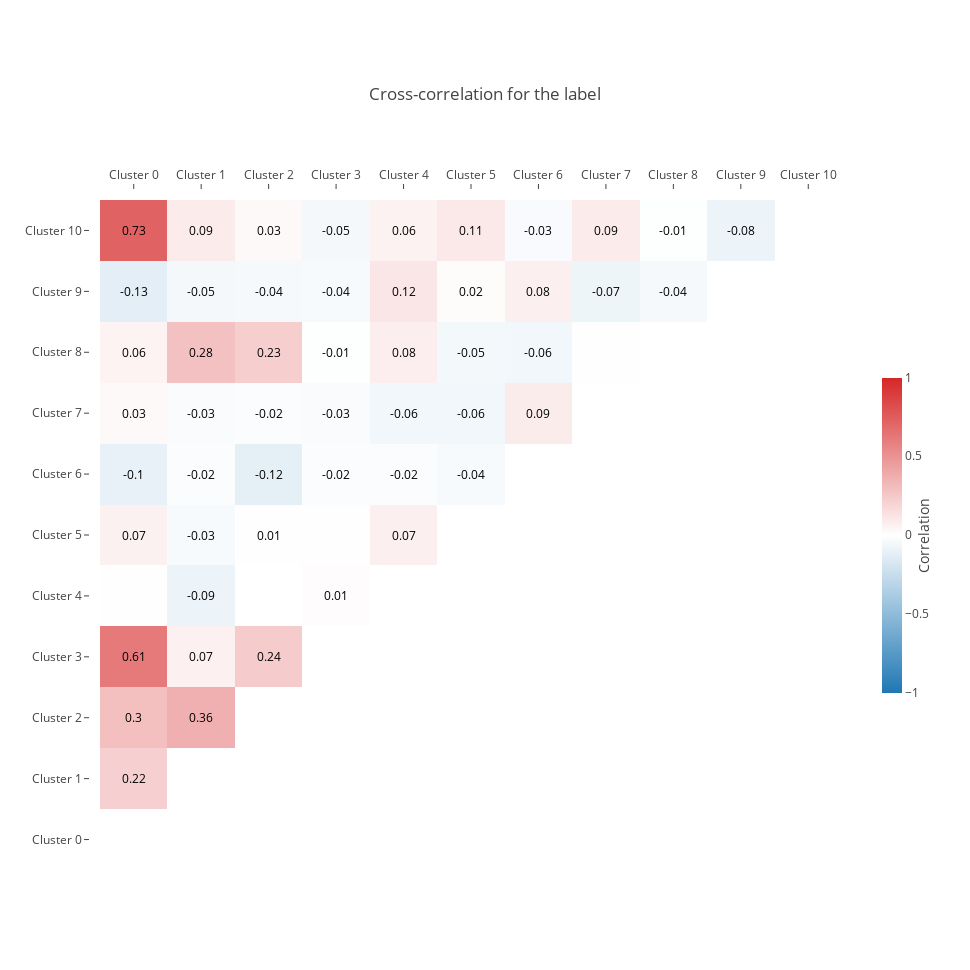
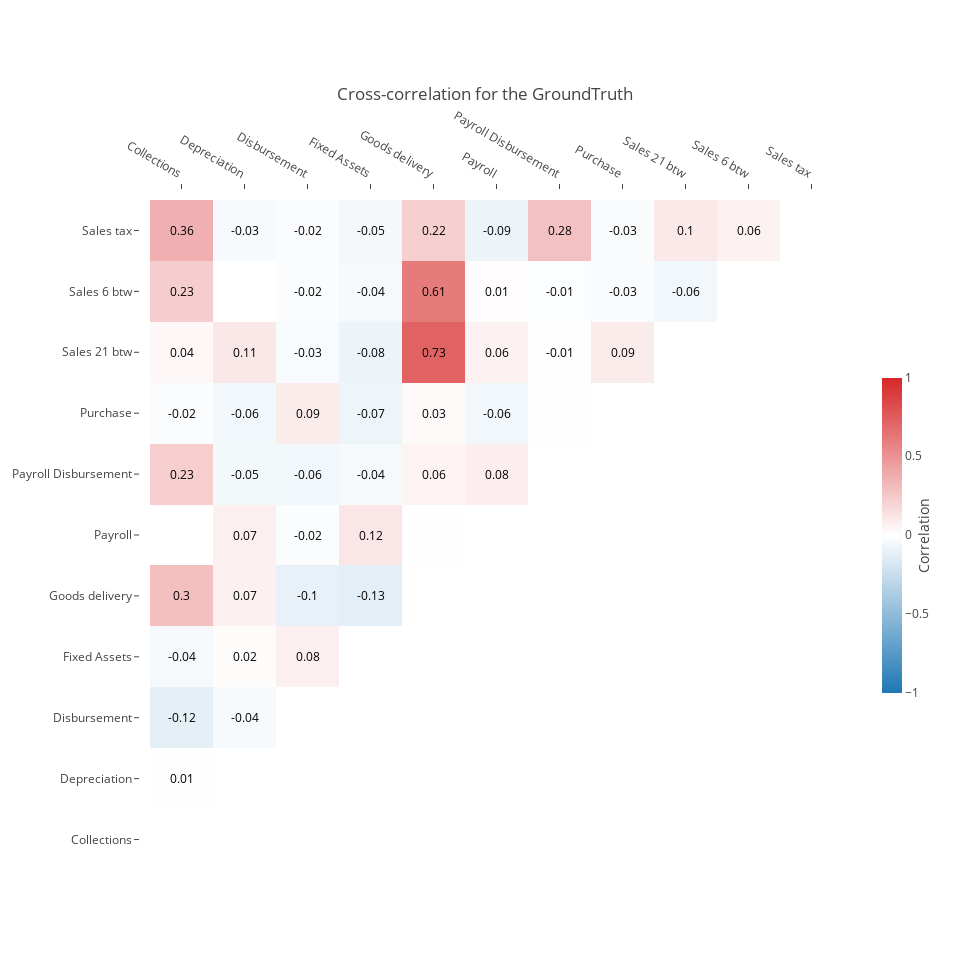

Notebook code cell kept with these figures, in order:
### Code cell
correlationMatrix(df_all, on="label", agg_period="D", interactive=True)
correlationMatrix(df_all, on="GroundTruth", agg_period="D", interactive=True)

### Figure 1 — Plotly figure (JSON) as saved in the notebook; plotly's stock layout.template omitted (floating-point values rounded to 4 significant figures)
{"data": [{"colorbar": {"len": 0.5, "outlinewidth": 0, "thickness": 20, "title": {"side": "right", "text": "\n \n Correlation"}, "xpad": 25}, "colorscale": [[0, "rgb(31, 119, 180)"], [0.5, "rgb(255,255,255)"], [1, "rgb(214, 39, 40)"]], "showscale": true, "type": "heatmap", "uid": "c9680780-1e16-4b63-a1a5-33a04a89c20f", "x": ["Cluster 0", "Cluster 1", "Cluster 2", "Cluster 3", "Cluster 4", "Cluster 5", "Cluster 6", "Cluster 7", "Cluster 8", "Cluster 9", "Cluster 10"], "y": ["Cluster 0", "Cluster 1", "Cluster 2", "Cluster 3", "Cluster 4", "Cluster 5", "Cluster 6", "Cluster 7", "Cluster 8", "Cluster 9", "Cluster 10"], "z": [[0, 0, 0, 0, 0, 0, 0, 0, 0, 0, 0], [0.2153, 0, 0, 0, 0, 0, 0, 0, 0, 0, 0], [0.2958, 0.3642, 0, 0, 0, 0, 0, 0, 0, 0, 0], [0.6146, 0.07139, 0.2401, 0, 0, 0, 0, 0, 0, 0, 0], [0.00458, -0.08598, 0.002242, 0.0133, 0, 0, 0, 0, 0, 0, 0], [0.06608, -0.03448, 0.005003, 0.002595, 0.07497, 0, 0, 0, 0, 0, 0], [-0.1034, -0.01972, -0.1184, -0.01965, -0.02261, -0.03645, 0, 0, 0, 0, 0], [0.02856, -0.02691, -0.02007, -0.02875, -0.0577, -0.05887, 0.08963, 0, 0, 0, 0], [0.05513, 0.2849, 0.2279, -0.007573, 0.07751, -0.05469, -0.06076, 0.002469, 0, 0, 0], [-0.1254, -0.04942, -0.0444, -0.04005, 0.1155, 0.01804, 0.07572, -0.07401, -0.04085, 0, 0], [0.7288, 0.09259, 0.02685, -0.04957, 0.06112, 0.1076, -0.03313, 0.09172, -0.008715, -0.08413, 0]], "zmax": 1, "zmid": 0, "zmin": -1}], "layout": {"annotations": [{"font": {"color": "Black"}, "showarrow": false, "text": "", "x": "Cluster 0", "xref": "x", "y": "Cluster 0", "yref": "y"}, {"font": {"color": "Black"}, "showarrow": false, "text": "", "x": "Cluster 1", "xref": "x", "y": "Cluster 0", "yref": "y"}, {"font": {"color": "Black"}, "showarrow": false, "text": "", "x": "Cluster 2", "xref": "x", "y": "Cluster 0", "yref": "y"}, {"font": {"color": "Black"}, "showarrow": false, "text": "", "x": "Cluster 3", "xref": "x", "y": "Cluster 0", "yref": "y"}, {"font": {"color": "Black"}, "showarrow": false, "text": "", "x": "Cluster 4", "xref": "x", "y": "Cluster 0", "yref": "y"}, {"font": {"color": "Black"}, "showarrow": false, "text": "", "x": "Cluster 5", "xref": "x", "y": "Cluster 0", "yref": "y"}, {"font": {"color": "Black"}, "showarrow": false, "text": "", "x": "Cluster 6", "xref": "x", "y": "Cluster 0", "yref": "y"}, {"font": {"color": "Black"}, "showarrow": false, "text": "", "x": "Cluster 7", "xref": "x", "y": "Cluster 0", "yref": "y"}, {"font": {"color": "Black"}, "showarrow": false, "text": "", "x": "Cluster 8", "xref": "x", "y": "Cluster 0", "yref": "y"}, {"font": {"color": "Black"}, "showarrow": false, "text": "", "x": "Cluster 9", "xref": "x", "y": "Cluster 0", "yref": "y"}, {"font": {"color": "Black"}, "showarrow": false, "text": "", "x": "Cluster 10", "xref": "x", "y": "Cluster 0", "yref": "y"}, {"font": {"color": "Black"}, "showarrow": false, "text": "0.22", "x": "Cluster 0", "xref": "x", "y": "Cluster 1", "yref": "y"}, {"font": {"color": "Black"}, "showarrow": false, "text": "", "x": "Cluster 1", "xref": "x", "y": "Cluster 1", "yref": "y"}, {"font": {"color": "Black"}, "showarrow": false, "text": "", "x": "Cluster 2", "xref": "x", "y": "Cluster 1", "yref": "y"}, {"font": {"color": "Black"}, "showarrow": false, "text": "", "x": "Cluster 3", "xref": "x", "y": "Cluster 1", "yref": "y"}, {"font": {"color": "Black"}, "showarrow": false, "text": "", "x": "Cluster 4", "xref": "x", "y": "Cluster 1", "yref": "y"}, {"font": {"color": "Black"}, "showarrow": false, "text": "", "x": "Cluster 5", "xref": "x", "y": "Cluster 1", "yref": "y"}, {"font": {"color": "Black"}, "showarrow": false, "text": "", "x": "Cluster 6", "xref": "x", "y": "Cluster 1", "yref": "y"}, {"font": {"color": "Black"}, "showarrow": false, "text": "", "x": "Cluster 7", "xref": "x", "y": "Cluster 1", "yref": "y"}, {"font": {"color": "Black"}, "showarrow": false, "text": "", "x": "Cluster 8", "xref": "x", "y": "Cluster 1", "yref": "y"}, {"font": {"color": "Black"}, "showarrow": false, "text": "", "x": "Cluster 9", "xref": "x", "y": "Cluster 1", "yref": "y"}, {"font": {"color": "Black"}, "showarrow": false, "text": "", "x": "Cluster 10", "xref": "x", "y": "Cluster 1", "yref": "y"}, {"font": {"color": "Black"}, "showarrow": false, "text": "0.3", "x": "Cluster 0", "xref": "x", "y": "Cluster 2", "yref": "y"}, {"font": {"color": "Black"}, "showarrow": false, "text": "0.36", "x": "Cluster 1", "xref": "x", "y": "Cluster 2", "yref": "y"}, {"font": {"color": "Black"}, "showarrow": false, "text": "", "x": "Cluster 2", "xref": "x", "y": "Cluster 2", "yref": "y"}, {"font": {"color": "Black"}, "showarrow": false, "text": "", "x": "Cluster 3", "xref": "x", "y": "Cluster 2", "yref": "y"}, {"font": {"color": "Black"}, "showarrow": false, "text": "", "x": "Cluster 4", "xref": "x", "y": "Cluster 2", "yref": "y"}, {"font": {"color": "Black"}, "showarrow": false, "text": "", "x": "Cluster 5", "xref": "x", "y": "Cluster 2", "yref": "y"}, {"font": {"color": "Black"}, "showarrow": false, "text": "", "x": "Cluster 6", "xref": "x", "y": "Cluster 2", "yref": "y"}, {"font": {"color": "Black"}, "showarrow": false, "text": "", "x": "Cluster 7", "xref": "x", "y": "Cluster 2", "yref": "y"}, {"font": {"color": "Black"}, "showarrow": false, "text": "", "x": "Cluster 8", "xref": "x", "y": "Cluster 2", "yref": "y"}, {"font": {"color": "Black"}, "showarrow": false, "text": "", "x": "Cluster 9", "xref": "x", "y": "Cluster 2", "yref": "y"}, {"font": {"color": "Black"}, "showarrow": false, "text": "", "x": "Cluster 10", "xref": "x", "y": "Cluster 2", "yref": "y"}, {"font": {"color": "Black"}, "showarrow": false, "text": "0.61", "x": "Cluster 0", "xref": "x", "y": "Cluster 3", "yref": "y"}, {"font": {"color": "Black"}, "showarrow": false, "text": "0.07", "x": "Cluster 1", "xref": "x", "y": "Cluster 3", "yref": "y"}, {"font": {"color": "Black"}, "showarrow": false, "text": "0.24", "x": "Cluster 2", "xref": "x", "y": "Cluster 3", "yref": "y"}, {"font": {"color": "Black"}, "showarrow": false, "text": "", "x": "Cluster 3", "xref": "x", "y": "Cluster 3", "yref": "y"}, {"font": {"color": "Black"}, "showarrow": false, "text": "", "x": "Cluster 4", "xref": "x", "y": "Cluster 3", "yref": "y"}, {"font": {"color": "Black"}, "showarrow": false, "text": "", "x": "Cluster 5", "xref": "x", "y": "Cluster 3", "yref": "y"}, {"font": {"color": "Black"}, "showarrow": false, "text": "", "x": "Cluster 6", "xref": "x", "y": "Cluster 3", "yref": "y"}, {"font": {"color": "Black"}, "showarrow": false, "text": "", "x": "Cluster 7", "xref": "x", "y": "Cluster 3", "yref": "y"}, {"font": {"color": "Black"}, "showarrow": false, "text": "", "x": "Cluster 8", "xref": "x", "y": "Cluster 3", "yref": "y"}, {"font": {"color": "Black"}, "showarrow": false, "text": "", "x": "Cluster 9", "xref": "x", "y": "Cluster 3", "yref": "y"}, {"font": {"color": "Black"}, "showarrow": false, "text": "", "x": "Cluster 10", "xref": "x", "y": "Cluster 3", "yref": "y"}, {"font": {"color": "Black"}, "showarrow": false, "text": "", "x": "Cluster 0", "xref": "x", "y": "Cluster 4", "yref": "y"}, {"font": {"color": "Black"}, "showarrow": false, "text": "-0.09", "x": "Cluster 1", "xref": "x", "y": "Cluster 4", "yref": "y"}, {"font": {"color": "Black"}, "showarrow": false, "text": "", "x": "Cluster 2", "xref": "x", "y": "Cluster 4", "yref": "y"}, {"font": {"color": "Black"}, "showarrow": false, "text": "0.01", "x": "Cluster 3", "xref": "x", "y": "Cluster 4", "yref": "y"}, {"font": {"color": "Black"}, "showarrow": false, "text": "", "x": "Cluster 4", "xref": "x", "y": "Cluster 4", "yref": "y"}, {"font": {"color": "Black"}, "showarrow": false, "text": "", "x": "Cluster 5", "xref": "x", "y": "Cluster 4", "yref": "y"}, {"font": {"color": "Black"}, "showarrow": false, "text": "", "x": "Cluster 6", "xref": "x", "y": "Cluster 4", "yref": "y"}, {"font": {"color": "Black"}, "showarrow": false, "text": "", "x": "Cluster 7", "xref": "x", "y": "Cluster 4", "yref": "y"}, {"font": {"color": "Black"}, "showarrow": false, "text": "", "x": "Cluster 8", "xref": "x", "y": "Cluster 4", "yref": "y"}, {"font": {"color": "Black"}, "showarrow": false, "text": "", "x": "Cluster 9", "xref": "x", "y": "Cluster 4", "yref": "y"}, {"font": {"color": "Black"}, "showarrow": false, "text": "", "x": "Cluster 10", "xref": "x", "y": "Cluster 4", "yref": "y"}, {"font": {"color": "Black"}, "showarrow": false, "text": "0.07", "x": "Cluster 0", "xref": "x", "y": "Cluster 5", "yref": "y"}, {"font": {"color": "Black"}, "showarrow": false, "text": "-0.03", "x": "Cluster 1", "xref": "x", "y": "Cluster 5", "yref": "y"}, {"font": {"color": "Black"}, "showarrow": false, "text": "0.01", "x": "Cluster 2", "xref": "x", "y": "Cluster 5", "yref": "y"}, {"font": {"color": "Black"}, "showarrow": false, "text": "", "x": "Cluster 3", "xref": "x", "y": "Cluster 5", "yref": "y"}, {"font": {"color": "Black"}, "showarrow": false, "text": "0.07", "x": "Cluster 4", "xref": "x", "y": "Cluster 5", "yref": "y"}, {"font": {"color": "Black"}, "showarrow": false, "text": "", "x": "Cluster 5", "xref": "x", "y": "Cluster 5", "yref": "y"}, {"font": {"color": "Black"}, "showarrow": false, "text": "", "x": "Cluster 6", "xref": "x", "y": "Cluster 5", "yref": "y"}, {"font": {"color": "Black"}, "showarrow": false, "text": "", "x": "Cluster 7", "xref": "x", "y": "Cluster 5", "yref": "y"}, {"font": {"color": "Black"}, "showarrow": false, "text": "", "x": "Cluster 8", "xref": "x", "y": "Cluster 5", "yref": "y"}, {"font": {"color": "Black"}, "showarrow": false, "text": "", "x": "Cluster 9", "xref": "x", "y": "Cluster 5", "yref": "y"}, {"font": {"color": "Black"}, "showarrow": false, "text": "", "x": "Cluster 10", "xref": "x", "y": "Cluster 5", "yref": "y"}, {"font": {"color": "Black"}, "showarrow": false, "text": "-0.1", "x": "Cluster 0", "xref": "x", "y": "Cluster 6", "yref": "y"}, {"font": {"color": "Black"}, "showarrow": false, "text": "-0.02", "x": "Cluster 1", "xref": "x", "y": "Cluster 6", "yref": "y"}, {"font": {"color": "Black"}, "showarrow": false, "text": "-0.12", "x": "Cluster 2", "xref": "x", "y": "Cluster 6", "yref": "y"}, {"font": {"color": "Black"}, "showarrow": false, "text": "-0.02", "x": "Cluster 3", "xref": "x", "y": "Cluster 6", "yref": "y"}, {"font": {"color": "Black"}, "showarrow": false, "text": "-0.02", "x": "Cluster 4", "xref": "x", "y": "Cluster 6", "yref": "y"}, {"font": {"color": "Black"}, "showarrow": false, "text": "-0.04", "x": "Cluster 5", "xref": "x", "y": "Cluster 6", "yref": "y"}, {"font": {"color": "Black"}, "showarrow": false, "text": "", "x": "Cluster 6", "xref": "x", "y": "Cluster 6", "yref": "y"}, {"font": {"color": "Black"}, "showarrow": false, "text": "", "x": "Cluster 7", "xref": "x", "y": "Cluster 6", "yref": "y"}, {"font": {"color": "Black"}, "showarrow": false, "text": "", "x": "Cluster 8", "xref": "x", "y": "Cluster 6", "yref": "y"}, {"font": {"color": "Black"}, "showarrow": false, "text": "", "x": "Cluster 9", "xref": "x", "y": "Cluster 6", "yref": "y"}, {"font": {"color": "Black"}, "showarrow": false, "text": "", "x": "Cluster 10", "xref": "x", "y": "Cluster 6", "yref": "y"}, {"font": {"color": "Black"}, "showarrow": false, "text": "0.03", "x": "Cluster 0", "xref": "x", "y": "Cluster 7", "yref": "y"}, {"font": {"color": "Black"}, "showarrow": false, "text": "-0.03", "x": "Cluster 1", "xref": "x", "y": "Cluster 7", "yref": "y"}, {"font": {"color": "Black"}, "showarrow": false, "text": "-0.02", "x": "Cluster 2", "xref": "x", "y": "Cluster 7", "yref": "y"}, {"font": {"color": "Black"}, "showarrow": false, "text": "-0.03", "x": "Cluster 3", "xref": "x", "y": "Cluster 7", "yref": "y"}, {"font": {"color": "Black"}, "showarrow": false, "text": "-0.06", "x": "Cluster 4", "xref": "x", "y": "Cluster 7", "yref": "y"}, {"font": {"color": "Black"}, "showarrow": false, "text": "-0.06", "x": "Cluster 5", "xref": "x", "y": "Cluster 7", "yref": "y"}, {"font": {"color": "Black"}, "showarrow": false, "text": "0.09", "x": "Cluster 6", "xref": "x", "y": "Cluster 7", "yref": "y"}, {"font": {"color": "Black"}, "showarrow": false, "text": "", "x": "Cluster 7", "xref": "x", "y": "Cluster 7", "yref": "y"}, {"font": {"color": "Black"}, "showarrow": false, "text": "", "x": "Cluster 8", "xref": "x", "y": "Cluster 7", "yref": "y"}, {"font": {"color": "Black"}, "showarrow": false, "text": "", "x": "Cluster 9", "xref": "x", "y": "Cluster 7", "yref": "y"}, {"font": {"color": "Black"}, "showarrow": false, "text": "", "x": "Cluster 10", "xref": "x", "y": "Cluster 7", "yref": "y"}, {"font": {"color": "Black"}, "showarrow": false, "text": "0.06", "x": "Cluster 0", "xref": "x", "y": "Cluster 8", "yref": "y"}, {"font": {"color": "Black"}, "showarrow": false, "text": "0.28", "x": "Cluster 1", "xref": "x", "y": "Cluster 8", "yref": "y"}, {"font": {"color": "Black"}, "showarrow": false, "text": "0.23", "x": "Cluster 2", "xref": "x", "y": "Cluster 8", "yref": "y"}, {"font": {"color": "Black"}, "showarrow": false, "text": "-0.01", "x": "Cluster 3", "xref": "x", "y": "Cluster 8", "yref": "y"}, {"font": {"color": "Black"}, "showarrow": false, "text": "0.08", "x": "Cluster 4", "xref": "x", "y": "Cluster 8", "yref": "y"}, {"font": {"color": "Black"}, "showarrow": false, "text": "-0.05", "x": "Cluster 5", "xref": "x", "y": "Cluster 8", "yref": "y"}, {"font": {"color": "Black"}, "showarrow": false, "text": "-0.06", "x": "Cluster 6", "xref": "x", "y": "Cluster 8", "yref": "y"}, {"font": {"color": "Black"}, "showarrow": false, "text": "", "x": "Cluster 7", "xref": "x", "y": "Cluster 8", "yref": "y"}, {"font": {"color": "Black"}, "showarrow": false, "text": "", "x": "Cluster 8", "xref": "x", "y": "Cluster 8", "yref": "y"}, {"font": {"color": "Black"}, "showarrow": false, "text": "", "x": "Cluster 9", "xref": "x", "y": "Cluster 8", "yref": "y"}, {"font": {"color": "Black"}, "showarrow": false, "text": "", "x": "Cluster 10", "xref": "x", "y": "Cluster 8", "yref": "y"}, {"font": {"color": "Black"}, "showarrow": false, "text": "-0.13", "x": "Cluster 0", "xref": "x", "y": "Cluster 9", "yref": "y"}, {"font": {"color": "Black"}, "showarrow": false, "text": "-0.05", "x": "Cluster 1", "xref": "x", "y": "Cluster 9", "yref": "y"}, {"font": {"color": "Black"}, "showarrow": false, "text": "-0.04", "x": "Cluster 2", "xref": "x", "y": "Cluster 9", "yref": "y"}, {"font": {"color": "Black"}, "showarrow": false, "text": "-0.04", "x": "Cluster 3", "xref": "x", "y": "Cluster 9", "yref": "y"}, {"font": {"color": "Black"}, "showarrow": false, "text": "0.12", "x": "Cluster 4", "xref": "x", "y": "Cluster 9", "yref": "y"}, {"font": {"color": "Black"}, "showarrow": false, "text": "0.02", "x": "Cluster 5", "xref": "x", "y": "Cluster 9", "yref": "y"}, {"font": {"color": "Black"}, "showarrow": false, "text": "0.08", "x": "Cluster 6", "xref": "x", "y": "Cluster 9", "yref": "y"}, {"font": {"color": "Black"}, "showarrow": false, "text": "-0.07", "x": "Cluster 7", "xref": "x", "y": "Cluster 9", "yref": "y"}, {"font": {"color": "Black"}, "showarrow": false, "text": "-0.04", "x": "Cluster 8", "xref": "x", "y": "Cluster 9", "yref": "y"}, {"font": {"color": "Black"}, "showarrow": false, "text": "", "x": "Cluster 9", "xref": "x", "y": "Cluster 9", "yref": "y"}, {"font": {"color": "Black"}, "showarrow": false, "text": "", "x": "Cluster 10", "xref": "x", "y": "Cluster 9", "yref": "y"}, {"font": {"color": "Black"}, "showarrow": false, "text": "0.73", "x": "Cluster 0", "xref": "x", "y": "Cluster 10", "yref": "y"}, {"font": {"color": "Black"}, "showarrow": false, "text": "0.09", "x": "Cluster 1", "xref": "x", "y": "Cluster 10", "yref": "y"}, {"font": {"color": "Black"}, "showarrow": false, "text": "0.03", "x": "Cluster 2", "xref": "x", "y": "Cluster 10", "yref": "y"}, {"font": {"color": "Black"}, "showarrow": false, "text": "-0.05", "x": "Cluster 3", "xref": "x", "y": "Cluster 10", "yref": "y"}, {"font": {"color": "Black"}, "showarrow": false, "text": "0.06", "x": "Cluster 4", "xref": "x", "y": "Cluster 10", "yref": "y"}, {"font": {"color": "Black"}, "showarrow": false, "text": "0.11", "x": "Cluster 5", "xref": "x", "y": "Cluster 10", "yref": "y"}, {"font": {"color": "Black"}, "showarrow": false, "text": "-0.03", "x": "Cluster 6", "xref": "x", "y": "Cluster 10", "yref": "y"}, {"font": {"color": "Black"}, "showarrow": false, "text": "0.09", "x": "Cluster 7", "xref": "x", "y": "Cluster 10", "yref": "y"}, {"font": {"color": "Black"}, "showarrow": false, "text": "-0.01", "x": "Cluster 8", "xref": "x", "y": "Cluster 10", "yref": "y"}, {"font": {"color": "Black"}, "showarrow": false, "text": "-0.08", "x": "Cluster 9", "xref": "x", "y": "Cluster 10", "yref": "y"}, {"font": {"color": "Black"}, "showarrow": false, "text": "", "x": "Cluster 10", "xref": "x", "y": "Cluster 10", "yref": "y"}], "height": 970, "margin": {"b": 100, "l": 100, "pad": 10, "r": 50, "t": 200}, "title": {"text": "Cross-correlation for the label"}, "width": 970, "xaxis": {"automargin": true, "side": "top"}, "yaxis": {"automargin": true}}}

### Figure 2 — Plotly figure (JSON) as saved in the notebook; plotly's stock layout.template omitted (floating-point values rounded to 4 significant figures)
{"data": [{"colorbar": {"len": 0.5, "outlinewidth": 0, "thickness": 20, "title": {"side": "right", "text": "\n \n Correlation"}, "xpad": 25}, "colorscale": [[0, "rgb(31, 119, 180)"], [0.5, "rgb(255,255,255)"], [1, "rgb(214, 39, 40)"]], "showscale": true, "type": "heatmap", "uid": "28ffbd3f-2297-434e-8b19-99eaecfdaf86", "x": ["Collections", "Depreciation", "Disbursement", "Fixed Assets", "Goods delivery", "Payroll", "Payroll Disbursement", "Purchase", "Sales 21 btw", "Sales 6 btw", "Sales tax"], "y": ["Collections", "Depreciation", "Disbursement", "Fixed Assets", "Goods delivery", "Payroll", "Payroll Disbursement", "Purchase", "Sales 21 btw", "Sales 6 btw", "Sales tax"], "z": [[0, 0, 0, 0, 0, 0, 0, 0, 0, 0, 0], [0.005003, 0, 0, 0, 0, 0, 0, 0, 0, 0, 0], [-0.1184, -0.03645, 0, 0, 0, 0, 0, 0, 0, 0, 0], [-0.0444, 0.01804, 0.07572, 0, 0, 0, 0, 0, 0, 0, 0], [0.2958, 0.06608, -0.1034, -0.1254, 0, 0, 0, 0, 0, 0, 0], [0.002242, 0.07497, -0.02261, 0.1155, 0.00458, 0, 0, 0, 0, 0, 0], [0.2279, -0.05469, -0.06076, -0.04085, 0.05513, 0.07751, 0, 0, 0, 0, 0], [-0.02007, -0.05887, 0.08963, -0.07401, 0.02856, -0.0577, 0.002469, 0, 0, 0, 0], [0.03509, 0.1106, -0.0318, -0.08155, 0.7271, 0.06096, -0.005115, 0.08967, 0, 0, 0], [0.2297, -0.0013, -0.02039, -0.04204, 0.6104, 0.01329, -0.01183, -0.02695, -0.05785, 0, 0], [0.3642, -0.03448, -0.01972, -0.04942, 0.2153, -0.08598, 0.2849, -0.02691, 0.1016, 0.06022, 0]], "zmax": 1, "zmid": 0, "zmin": -1}], "layout": {"annotations": [{"font": {"color": "Black"}, "showarrow": false, "text": "", "x": "Collections", "xref": "x", "y": "Collections", "yref": "y"}, {"font": {"color": "Black"}, "showarrow": false, "text": "", "x": "Depreciation", "xref": "x", "y": "Collections", "yref": "y"}, {"font": {"color": "Black"}, "showarrow": false, "text": "", "x": "Disbursement", "xref": "x", "y": "Collections", "yref": "y"}, {"font": {"color": "Black"}, "showarrow": false, "text": "", "x": "Fixed Assets", "xref": "x", "y": "Collections", "yref": "y"}, {"font": {"color": "Black"}, "showarrow": false, "text": "", "x": "Goods delivery", "xref": "x", "y": "Collections", "yref": "y"}, {"font": {"color": "Black"}, "showarrow": false, "text": "", "x": "Payroll", "xref": "x", "y": "Collections", "yref": "y"}, {"font": {"color": "Black"}, "showarrow": false, "text": "", "x": "Payroll Disbursement", "xref": "x", "y": "Collections", "yref": "y"}, {"font": {"color": "Black"}, "showarrow": false, "text": "", "x": "Purchase", "xref": "x", "y": "Collections", "yref": "y"}, {"font": {"color": "Black"}, "showarrow": false, "text": "", "x": "Sales 21 btw", "xref": "x", "y": "Collections", "yref": "y"}, {"font": {"color": "Black"}, "showarrow": false, "text": "", "x": "Sales 6 btw", "xref": "x", "y": "Collections", "yref": "y"}, {"font": {"color": "Black"}, "showarrow": false, "text": "", "x": "Sales tax", "xref": "x", "y": "Collections", "yref": "y"}, {"font": {"color": "Black"}, "showarrow": false, "text": "0.01", "x": "Collections", "xref": "x", "y": "Depreciation", "yref": "y"}, {"font": {"color": "Black"}, "showarrow": false, "text": "", "x": "Depreciation", "xref": "x", "y": "Depreciation", "yref": "y"}, {"font": {"color": "Black"}, "showarrow": false, "text": "", "x": "Disbursement", "xref": "x", "y": "Depreciation", "yref": "y"}, {"font": {"color": "Black"}, "showarrow": false, "text": "", "x": "Fixed Assets", "xref": "x", "y": "Depreciation", "yref": "y"}, {"font": {"color": "Black"}, "showarrow": false, "text": "", "x": "Goods delivery", "xref": "x", "y": "Depreciation", "yref": "y"}, {"font": {"color": "Black"}, "showarrow": false, "text": "", "x": "Payroll", "xref": "x", "y": "Depreciation", "yref": "y"}, {"font": {"color": "Black"}, "showarrow": false, "text": "", "x": "Payroll Disbursement", "xref": "x", "y": "Depreciation", "yref": "y"}, {"font": {"color": "Black"}, "showarrow": false, "text": "", "x": "Purchase", "xref": "x", "y": "Depreciation", "yref": "y"}, {"font": {"color": "Black"}, "showarrow": false, "text": "", "x": "Sales 21 btw", "xref": "x", "y": "Depreciation", "yref": "y"}, {"font": {"color": "Black"}, "showarrow": false, "text": "", "x": "Sales 6 btw", "xref": "x", "y": "Depreciation", "yref": "y"}, {"font": {"color": "Black"}, "showarrow": false, "text": "", "x": "Sales tax", "xref": "x", "y": "Depreciation", "yref": "y"}, {"font": {"color": "Black"}, "showarrow": false, "text": "-0.12", "x": "Collections", "xref": "x", "y": "Disbursement", "yref": "y"}, {"font": {"color": "Black"}, "showarrow": false, "text": "-0.04", "x": "Depreciation", "xref": "x", "y": "Disbursement", "yref": "y"}, {"font": {"color": "Black"}, "showarrow": false, "text": "", "x": "Disbursement", "xref": "x", "y": "Disbursement", "yref": "y"}, {"font": {"color": "Black"}, "showarrow": false, "text": "", "x": "Fixed Assets", "xref": "x", "y": "Disbursement", "yref": "y"}, {"font": {"color": "Black"}, "showarrow": false, "text": "", "x": "Goods delivery", "xref": "x", "y": "Disbursement", "yref": "y"}, {"font": {"color": "Black"}, "showarrow": false, "text": "", "x": "Payroll", "xref": "x", "y": "Disbursement", "yref": "y"}, {"font": {"color": "Black"}, "showarrow": false, "text": "", "x": "Payroll Disbursement", "xref": "x", "y": "Disbursement", "yref": "y"}, {"font": {"color": "Black"}, "showarrow": false, "text": "", "x": "Purchase", "xref": "x", "y": "Disbursement", "yref": "y"}, {"font": {"color": "Black"}, "showarrow": false, "text": "", "x": "Sales 21 btw", "xref": "x", "y": "Disbursement", "yref": "y"}, {"font": {"color": "Black"}, "showarrow": false, "text": "", "x": "Sales 6 btw", "xref": "x", "y": "Disbursement", "yref": "y"}, {"font": {"color": "Black"}, "showarrow": false, "text": "", "x": "Sales tax", "xref": "x", "y": "Disbursement", "yref": "y"}, {"font": {"color": "Black"}, "showarrow": false, "text": "-0.04", "x": "Collections", "xref": "x", "y": "Fixed Assets", "yref": "y"}, {"font": {"color": "Black"}, "showarrow": false, "text": "0.02", "x": "Depreciation", "xref": "x", "y": "Fixed Assets", "yref": "y"}, {"font": {"color": "Black"}, "showarrow": false, "text": "0.08", "x": "Disbursement", "xref": "x", "y": "Fixed Assets", "yref": "y"}, {"font": {"color": "Black"}, "showarrow": false, "text": "", "x": "Fixed Assets", "xref": "x", "y": "Fixed Assets", "yref": "y"}, {"font": {"color": "Black"}, "showarrow": false, "text": "", "x": "Goods delivery", "xref": "x", "y": "Fixed Assets", "yref": "y"}, {"font": {"color": "Black"}, "showarrow": false, "text": "", "x": "Payroll", "xref": "x", "y": "Fixed Assets", "yref": "y"}, {"font": {"color": "Black"}, "showarrow": false, "text": "", "x": "Payroll Disbursement", "xref": "x", "y": "Fixed Assets", "yref": "y"}, {"font": {"color": "Black"}, "showarrow": false, "text": "", "x": "Purchase", "xref": "x", "y": "Fixed Assets", "yref": "y"}, {"font": {"color": "Black"}, "showarrow": false, "text": "", "x": "Sales 21 btw", "xref": "x", "y": "Fixed Assets", "yref": "y"}, {"font": {"color": "Black"}, "showarrow": false, "text": "", "x": "Sales 6 btw", "xref": "x", "y": "Fixed Assets", "yref": "y"}, {"font": {"color": "Black"}, "showarrow": false, "text": "", "x": "Sales tax", "xref": "x", "y": "Fixed Assets", "yref": "y"}, {"font": {"color": "Black"}, "showarrow": false, "text": "0.3", "x": "Collections", "xref": "x", "y": "Goods delivery", "yref": "y"}, {"font": {"color": "Black"}, "showarrow": false, "text": "0.07", "x": "Depreciation", "xref": "x", "y": "Goods delivery", "yref": "y"}, {"font": {"color": "Black"}, "showarrow": false, "text": "-0.1", "x": "Disbursement", "xref": "x", "y": "Goods delivery", "yref": "y"}, {"font": {"color": "Black"}, "showarrow": false, "text": "-0.13", "x": "Fixed Assets", "xref": "x", "y": "Goods delivery", "yref": "y"}, {"font": {"color": "Black"}, "showarrow": false, "text": "", "x": "Goods delivery", "xref": "x", "y": "Goods delivery", "yref": "y"}, {"font": {"color": "Black"}, "showarrow": false, "text": "", "x": "Payroll", "xref": "x", "y": "Goods delivery", "yref": "y"}, {"font": {"color": "Black"}, "showarrow": false, "text": "", "x": "Payroll Disbursement", "xref": "x", "y": "Goods delivery", "yref": "y"}, {"font": {"color": "Black"}, "showarrow": false, "text": "", "x": "Purchase", "xref": "x", "y": "Goods delivery", "yref": "y"}, {"font": {"color": "Black"}, "showarrow": false, "text": "", "x": "Sales 21 btw", "xref": "x", "y": "Goods delivery", "yref": "y"}, {"font": {"color": "Black"}, "showarrow": false, "text": "", "x": "Sales 6 btw", "xref": "x", "y": "Goods delivery", "yref": "y"}, {"font": {"color": "Black"}, "showarrow": false, "text": "", "x": "Sales tax", "xref": "x", "y": "Goods delivery", "yref": "y"}, {"font": {"color": "Black"}, "showarrow": false, "text": "", "x": "Collections", "xref": "x", "y": "Payroll", "yref": "y"}, {"font": {"color": "Black"}, "showarrow": false, "text": "0.07", "x": "Depreciation", "xref": "x", "y": "Payroll", "yref": "y"}, {"font": {"color": "Black"}, "showarrow": false, "text": "-0.02", "x": "Disbursement", "xref": "x", "y": "Payroll", "yref": "y"}, {"font": {"color": "Black"}, "showarrow": false, "text": "0.12", "x": "Fixed Assets", "xref": "x", "y": "Payroll", "yref": "y"}, {"font": {"color": "Black"}, "showarrow": false, "text": "", "x": "Goods delivery", "xref": "x", "y": "Payroll", "yref": "y"}, {"font": {"color": "Black"}, "showarrow": false, "text": "", "x": "Payroll", "xref": "x", "y": "Payroll", "yref": "y"}, {"font": {"color": "Black"}, "showarrow": false, "text": "", "x": "Payroll Disbursement", "xref": "x", "y": "Payroll", "yref": "y"}, {"font": {"color": "Black"}, "showarrow": false, "text": "", "x": "Purchase", "xref": "x", "y": "Payroll", "yref": "y"}, {"font": {"color": "Black"}, "showarrow": false, "text": "", "x": "Sales 21 btw", "xref": "x", "y": "Payroll", "yref": "y"}, {"font": {"color": "Black"}, "showarrow": false, "text": "", "x": "Sales 6 btw", "xref": "x", "y": "Payroll", "yref": "y"}, {"font": {"color": "Black"}, "showarrow": false, "text": "", "x": "Sales tax", "xref": "x", "y": "Payroll", "yref": "y"}, {"font": {"color": "Black"}, "showarrow": false, "text": "0.23", "x": "Collections", "xref": "x", "y": "Payroll Disbursement", "yref": "y"}, {"font": {"color": "Black"}, "showarrow": false, "text": "-0.05", "x": "Depreciation", "xref": "x", "y": "Payroll Disbursement", "yref": "y"}, {"font": {"color": "Black"}, "showarrow": false, "text": "-0.06", "x": "Disbursement", "xref": "x", "y": "Payroll Disbursement", "yref": "y"}, {"font": {"color": "Black"}, "showarrow": false, "text": "-0.04", "x": "Fixed Assets", "xref": "x", "y": "Payroll Disbursement", "yref": "y"}, {"font": {"color": "Black"}, "showarrow": false, "text": "0.06", "x": "Goods delivery", "xref": "x", "y": "Payroll Disbursement", "yref": "y"}, {"font": {"color": "Black"}, "showarrow": false, "text": "0.08", "x": "Payroll", "xref": "x", "y": "Payroll Disbursement", "yref": "y"}, {"font": {"color": "Black"}, "showarrow": false, "text": "", "x": "Payroll Disbursement", "xref": "x", "y": "Payroll Disbursement", "yref": "y"}, {"font": {"color": "Black"}, "showarrow": false, "text": "", "x": "Purchase", "xref": "x", "y": "Payroll Disbursement", "yref": "y"}, {"font": {"color": "Black"}, "showarrow": false, "text": "", "x": "Sales 21 btw", "xref": "x", "y": "Payroll Disbursement", "yref": "y"}, {"font": {"color": "Black"}, "showarrow": false, "text": "", "x": "Sales 6 btw", "xref": "x", "y": "Payroll Disbursement", "yref": "y"}, {"font": {"color": "Black"}, "showarrow": false, "text": "", "x": "Sales tax", "xref": "x", "y": "Payroll Disbursement", "yref": "y"}, {"font": {"color": "Black"}, "showarrow": false, "text": "-0.02", "x": "Collections", "xref": "x", "y": "Purchase", "yref": "y"}, {"font": {"color": "Black"}, "showarrow": false, "text": "-0.06", "x": "Depreciation", "xref": "x", "y": "Purchase", "yref": "y"}, {"font": {"color": "Black"}, "showarrow": false, "text": "0.09", "x": "Disbursement", "xref": "x", "y": "Purchase", "yref": "y"}, {"font": {"color": "Black"}, "showarrow": false, "text": "-0.07", "x": "Fixed Assets", "xref": "x", "y": "Purchase", "yref": "y"}, {"font": {"color": "Black"}, "showarrow": false, "text": "0.03", "x": "Goods delivery", "xref": "x", "y": "Purchase", "yref": "y"}, {"font": {"color": "Black"}, "showarrow": false, "text": "-0.06", "x": "Payroll", "xref": "x", "y": "Purchase", "yref": "y"}, {"font": {"color": "Black"}, "showarrow": false, "text": "", "x": "Payroll Disbursement", "xref": "x", "y": "Purchase", "yref": "y"}, {"font": {"color": "Black"}, "showarrow": false, "text": "", "x": "Purchase", "xref": "x", "y": "Purchase", "yref": "y"}, {"font": {"color": "Black"}, "showarrow": false, "text": "", "x": "Sales 21 btw", "xref": "x", "y": "Purchase", "yref": "y"}, {"font": {"color": "Black"}, "showarrow": false, "text": "", "x": "Sales 6 btw", "xref": "x", "y": "Purchase", "yref": "y"}, {"font": {"color": "Black"}, "showarrow": false, "text": "", "x": "Sales tax", "xref": "x", "y": "Purchase", "yref": "y"}, {"font": {"color": "Black"}, "showarrow": false, "text": "0.04", "x": "Collections", "xref": "x", "y": "Sales 21 btw", "yref": "y"}, {"font": {"color": "Black"}, "showarrow": false, "text": "0.11", "x": "Depreciation", "xref": "x", "y": "Sales 21 btw", "yref": "y"}, {"font": {"color": "Black"}, "showarrow": false, "text": "-0.03", "x": "Disbursement", "xref": "x", "y": "Sales 21 btw", "yref": "y"}, {"font": {"color": "Black"}, "showarrow": false, "text": "-0.08", "x": "Fixed Assets", "xref": "x", "y": "Sales 21 btw", "yref": "y"}, {"font": {"color": "Black"}, "showarrow": false, "text": "0.73", "x": "Goods delivery", "xref": "x", "y": "Sales 21 btw", "yref": "y"}, {"font": {"color": "Black"}, "showarrow": false, "text": "0.06", "x": "Payroll", "xref": "x", "y": "Sales 21 btw", "yref": "y"}, {"font": {"color": "Black"}, "showarrow": false, "text": "-0.01", "x": "Payroll Disbursement", "xref": "x", "y": "Sales 21 btw", "yref": "y"}, {"font": {"color": "Black"}, "showarrow": false, "text": "0.09", "x": "Purchase", "xref": "x", "y": "Sales 21 btw", "yref": "y"}, {"font": {"color": "Black"}, "showarrow": false, "text": "", "x": "Sales 21 btw", "xref": "x", "y": "Sales 21 btw", "yref": "y"}, {"font": {"color": "Black"}, "showarrow": false, "text": "", "x": "Sales 6 btw", "xref": "x", "y": "Sales 21 btw", "yref": "y"}, {"font": {"color": "Black"}, "showarrow": false, "text": "", "x": "Sales tax", "xref": "x", "y": "Sales 21 btw", "yref": "y"}, {"font": {"color": "Black"}, "showarrow": false, "text": "0.23", "x": "Collections", "xref": "x", "y": "Sales 6 btw", "yref": "y"}, {"font": {"color": "Black"}, "showarrow": false, "text": "", "x": "Depreciation", "xref": "x", "y": "Sales 6 btw", "yref": "y"}, {"font": {"color": "Black"}, "showarrow": false, "text": "-0.02", "x": "Disbursement", "xref": "x", "y": "Sales 6 btw", "yref": "y"}, {"font": {"color": "Black"}, "showarrow": false, "text": "-0.04", "x": "Fixed Assets", "xref": "x", "y": "Sales 6 btw", "yref": "y"}, {"font": {"color": "Black"}, "showarrow": false, "text": "0.61", "x": "Goods delivery", "xref": "x", "y": "Sales 6 btw", "yref": "y"}, {"font": {"color": "Black"}, "showarrow": false, "text": "0.01", "x": "Payroll", "xref": "x", "y": "Sales 6 btw", "yref": "y"}, {"font": {"color": "Black"}, "showarrow": false, "text": "-0.01", "x": "Payroll Disbursement", "xref": "x", "y": "Sales 6 btw", "yref": "y"}, {"font": {"color": "Black"}, "showarrow": false, "text": "-0.03", "x": "Purchase", "xref": "x", "y": "Sales 6 btw", "yref": "y"}, {"font": {"color": "Black"}, "showarrow": false, "text": "-0.06", "x": "Sales 21 btw", "xref": "x", "y": "Sales 6 btw", "yref": "y"}, {"font": {"color": "Black"}, "showarrow": false, "text": "", "x": "Sales 6 btw", "xref": "x", "y": "Sales 6 btw", "yref": "y"}, {"font": {"color": "Black"}, "showarrow": false, "text": "", "x": "Sales tax", "xref": "x", "y": "Sales 6 btw", "yref": "y"}, {"font": {"color": "Black"}, "showarrow": false, "text": "0.36", "x": "Collections", "xref": "x", "y": "Sales tax", "yref": "y"}, {"font": {"color": "Black"}, "showarrow": false, "text": "-0.03", "x": "Depreciation", "xref": "x", "y": "Sales tax", "yref": "y"}, {"font": {"color": "Black"}, "showarrow": false, "text": "-0.02", "x": "Disbursement", "xref": "x", "y": "Sales tax", "yref": "y"}, {"font": {"color": "Black"}, "showarrow": false, "text": "-0.05", "x": "Fixed Assets", "xref": "x", "y": "Sales tax", "yref": "y"}, {"font": {"color": "Black"}, "showarrow": false, "text": "0.22", "x": "Goods delivery", "xref": "x", "y": "Sales tax", "yref": "y"}, {"font": {"color": "Black"}, "showarrow": false, "text": "-0.09", "x": "Payroll", "xref": "x", "y": "Sales tax", "yref": "y"}, {"font": {"color": "Black"}, "showarrow": false, "text": "0.28", "x": "Payroll Disbursement", "xref": "x", "y": "Sales tax", "yref": "y"}, {"font": {"color": "Black"}, "showarrow": false, "text": "-0.03", "x": "Purchase", "xref": "x", "y": "Sales tax", "yref": "y"}, {"font": {"color": "Black"}, "showarrow": false, "text": "0.1", "x": "Sales 21 btw", "xref": "x", "y": "Sales tax", "yref": "y"}, {"font": {"color": "Black"}, "showarrow": false, "text": "0.06", "x": "Sales 6 btw", "xref": "x", "y": "Sales tax", "yref": "y"}, {"font": {"color": "Black"}, "showarrow": false, "text": "", "x": "Sales tax", "xref": "x", "y": "Sales tax", "yref": "y"}], "height": 970, "margin": {"b": 100, "l": 100, "pad": 10, "r": 50, "t": 200}, "title": {"text": "Cross-correlation for the GroundTruth"}, "width": 970, "xaxis": {"automargin": true, "side": "top"}, "yaxis": {"automargin": true}}}
